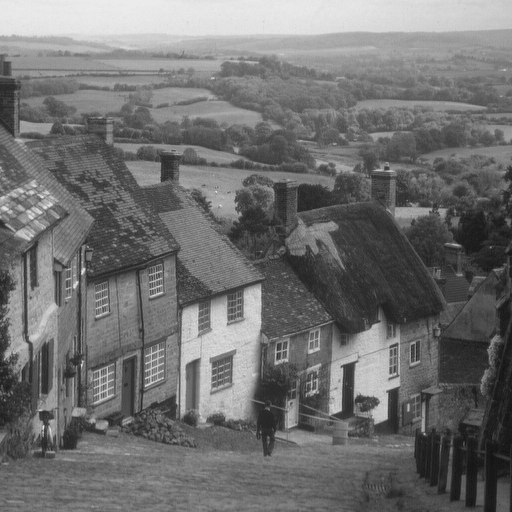
%> input picture experiment_seven/Goldhill.tif, 512 x 512 px
$ octave experiment_seven.m   (GNU Octave 9; MATLAB toolbox functions it lacks are replaced by stand-ins)
%> lines starting %> are read from the running program, lines starting %| are printed output that depends on the picture; in (x1, y1, x2, y2) boxes, pixels count from 0 and x2, y2 are one past the last pixel; in counts of white or black regions, pixels touching at a corner belong together; the program's own positions count from 1
### experiment_seven/dftuv.m
function [U,V] = dftuv( M,N )
%DFTUV computes meshgrid frequency matrices
%set up range of variables
u=0:(M-1);
v=0:(N-1);
%compute the indices for use in meshgrid
idx=find(u > M/2);
u(idx)=u(idx)-M;
idy=find(v > N/2);
v(idy)=v(idy)-N;
%compute the meshgrid arrays
[V,U]=meshgrid(v,u);
end

### experiment_seven/convert.m
function [H,G,g] = convert(H,F)
H=fftshift(H);
G =F .* H;        %频域滤波
%傅里叶反变换
g=ifft2(G);
%显示并比较结果
end

### experiment_seven/hpfilter.m
function H = hpfilter( type,M,N,D0,n )
%hpfilter computes frequency domin highpass filters
%H creates the transfer function of a highpass filter
%the transfer function Hhp of a highpass filter is 1-Hlp
%we can use function lpfilter to generate highpass filters.
if nargin==4
    n=1;
end
%generate highpass filter.
hlp=lpfilter(type,M,N,D0,n);
H=1-hlp;
end

### experiment_seven/lpfilter.m
function [H,D] = lpfilter( type,M,N,D0,n)
%lpfilter computes frequency domin lowpass filters
%H creates the transfer function of a lowpass filter
%use function dftuv to set up the meshgrid arrays needed for computing
%the required distances
[U,V]=dftuv(M,N);
D=sqrt(U.^2+V.^2);
%begin filter computations
switch type
    case 'ideal'
        H=double(D<=D0);
    case 'btw'
        if nargin ==4
            n=1;
        end
        H=1./(1+(D./D0).^(2*n));
    case 'gaussian'
        H=exp(-(D.^2)./(2*(D0^2)));
    otherwise
        error('unknown filter type')
end
end

### experiment_seven/experiment_seven.m
clear all;
I=imread('Goldhill.tif'); %读入原图像
%> I is the input picture: size 512x512 uint8; min 16, max 235, mean 112.2
F=fft2(double(I));   %快速傅里叶变换
F=fftshift(F);       %图像零频点移动到频谱图中心

[M,N]=size(F);       %计算矩阵F的大小
%> M = 512; N = 512
%调用低通滤波器函数
low_H1=lpfilter('ideal',M,N,40);   %理想
low_H2=lpfilter('btw',M,N,40);     %巴特沃兹
low_H3=lpfilter('gaussian',M,N,40);%高斯

%调用高通滤波器函数
high_H1=hpfilter('ideal',M,N,40);    %理想
high_H2=hpfilter('btw',M,N,40);      %巴特沃兹
high_H3=hpfilter('gaussian',M,N,40); %高斯

% H=fftshift(H);
% G =F .* H;        %频域滤波
% %傅里叶反变换
% g=ifft2(G);
% %显示并比较结果

figure
%%理想低通滤波%%
[H,G,g]=convert(low_H1,F);
%> in convert, `g=ifft2(G);`:
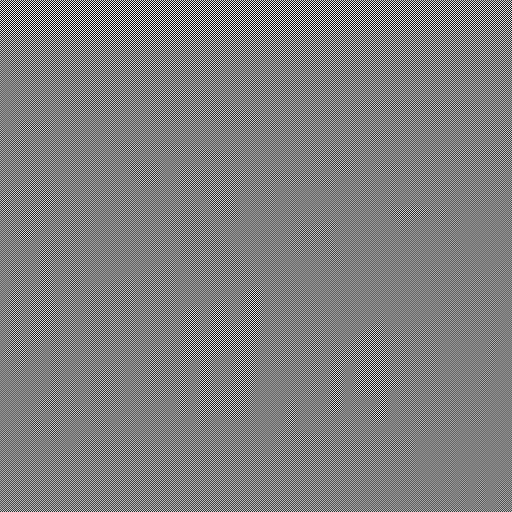
%> g: size 512x512 double; min -246.8, max 246.8, mean 0; drawn with min black and max white
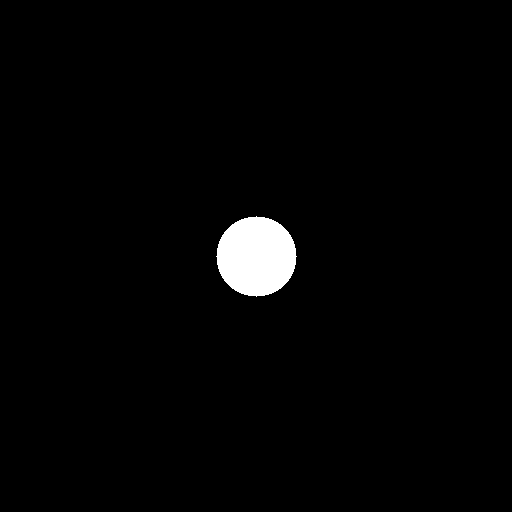
%> H: size 512x512 double; values 0 (black) and 1 (white), 1.9% white; 1 white region, box (x1, y1, x2, y2) and area: (216, 216, 297, 297) 5025
subplot(3,5,1),imshow(I);  title('显示原图像');
subplot(3,5,2),imshow(log(1+abs(F)),[]);  title('傅立叶变换后的频谱图');
subplot(3,5,3),imshow(H,[]);title('理想低通滤波器频域图像');
%title('高通滤波器频域图像');
subplot(3,5,4),imshow(log(1+abs(G)),[]);title('理想低通滤波器的频谱图');
%title('高通滤波器处理后的频谱图');
subplot(3,5,5),imshow(abs(real(g)),[]);title('傅里叶反变换后图像');

%%巴特沃兹低通滤波%%
[H,G,g]=convert(low_H2,F);
subplot(3,5,6),imshow(I);  title('显示原图像');
subplot(3,5,7),imshow(log(1+abs(F)),[]);  title('傅立叶变换后的频谱图');
subplot(3,5,8),imshow(H,[]);title('巴特沃兹低通滤波器频域图像');
%title('高通滤波器频域图像');
subplot(3,5,9),imshow(log(1+abs(G)),[]);title('巴特沃兹低通滤波器的频谱图');
%> after `imshow(log(1+abs(G)),[])`:
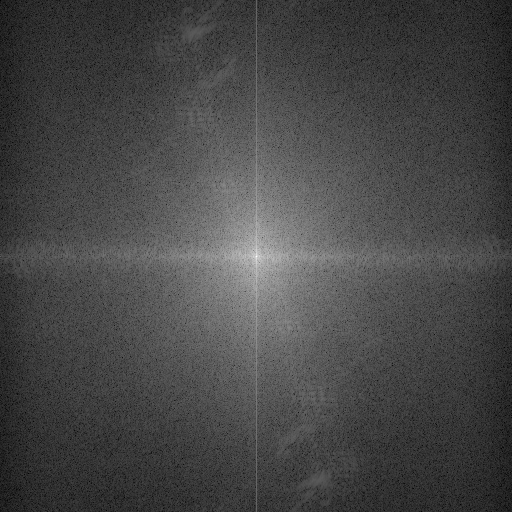
%> displayed picture: size 512x512, on the screen's scale of 0 to 255; min 0, max 255, mean 70.8
%title('高通滤波器处理后的频谱图');
subplot(3,5,10),imshow(abs(real(g)),[]);title('傅里叶反变换后图像');

%%高斯低通滤波%%
[H,G,g]=convert(low_H3,F);
subplot(3,5,11),imshow(I);  title('显示原图像');
subplot(3,5,12),imshow(log(1+abs(F)),[]);  title('傅立叶变换后的频谱图');
subplot(3,5,13),imshow(H,[]);title('高斯低通滤波器频域图像');
%title('高通滤波器频域图像');
subplot(3,5,14),imshow(log(1+abs(G)),[]);title('高斯低通滤波器处理后的频谱图');
%title('高通滤波器处理后的频谱图');
subplot(3,5,15),imshow(abs(real(g)),[]);title('傅里叶反变换后的图像');


figure
%%理想滤波%%
[H,G,g]=convert(high_H1,F);
subplot(3,5,1),imshow(I);  title('显示原图像');
subplot(3,5,2),imshow(log(1+abs(F)),[]);  title('傅立叶变换后的频谱图');
subplot(3,5,3),imshow(H,[]);title('理想高通滤波器频域图像');
%title('高通滤波器频域图像');
subplot(3,5,4),imshow(log(1+abs(G)),[]);title('理想高通滤波器的频谱图');
%title('高通滤波器处理后的频谱图');
subplot(3,5,5),imshow(abs(real(g)),[]);title('傅里叶反变换后图像');

%%巴特沃兹低通滤波%%
[H,G,g]=convert(high_H2,F);
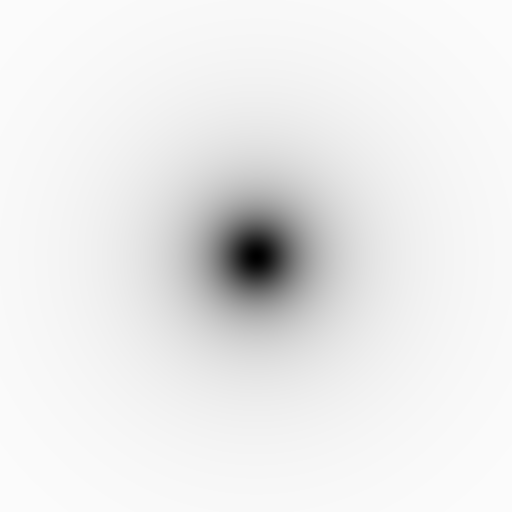
%> H: size 512x512 double; min 0, max 0.988, mean 0.924
subplot(3,5,6),imshow(I);  title('显示原图像');
subplot(3,5,7),imshow(log(1+abs(F)),[]);  title('傅立叶变换后的频谱图');
subplot(3,5,8),imshow(H,[]);title('巴特沃兹高通滤波器频域图像');
%title('高通滤波器频域图像');
subplot(3,5,9),imshow(log(1+abs(G)),[]);title('巴特沃兹高通滤波器的频谱图');
%> after `imshow(log(1+abs(G)),[])`:
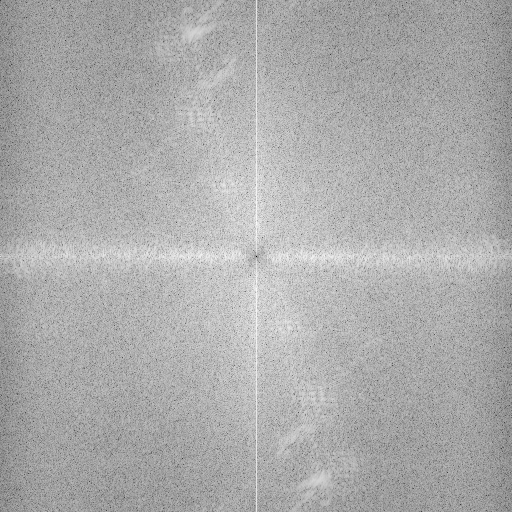
%> displayed picture: size 512x512, on the screen's scale of 0 to 255; min 0, max 255, mean 171.7
%title('高通滤波器处理后的频谱图');
subplot(3,5,10),imshow(abs(real(g)),[]);title('傅里叶反变换后图像');
%> after `imshow(abs(real(g)),[])`:
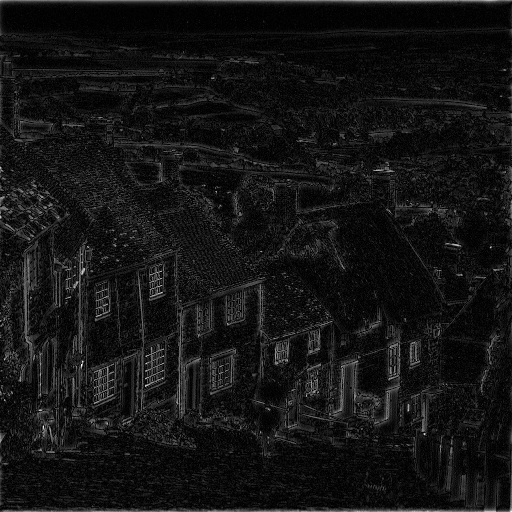
%> displayed picture: size 512x512, on the screen's scale of 0 to 255; min 0, max 255, mean 20.3

%%高斯低通滤波%%
[H,G,g]=convert(high_H3,F);
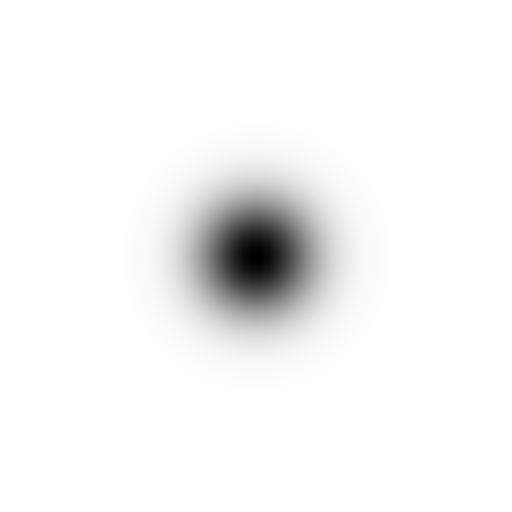
%> H: size 512x512 double; min 0, max 1, mean 0.962
subplot(3,5,11),imshow(I);  title('显示原图像');
subplot(3,5,12),imshow(log(1+abs(F)),[]);  title('傅立叶变换后的频谱图');
subplot(3,5,13),imshow(H,[]);title('高斯高通滤波器频域图像');
%title('高通滤波器频域图像');
subplot(3,5,14),imshow(log(1+abs(G)),[]);title('高斯高通滤波器处理后的频谱图');
%title('高通滤波器处理后的频谱图');
subplot(3,5,15),imshow(abs(real(g)),[]);title('傅里叶反变换后的图像');
